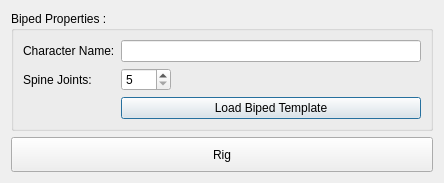
<?xml version="1.0" encoding="UTF-8"?>
<ui version="4.0">
 <class>Dialog</class>
 <widget class="QDialog" name="Dialog">
  <property name="geometry">
   <rect>
    <x>0</x>
    <y>0</y>
    <width>444</width>
    <height>183</height>
   </rect>
  </property>
  <property name="windowTitle">
   <string>Autorig Tool Solution</string>
  </property>
  <layout class="QVBoxLayout" name="verticalLayout_2">
   <item>
    <widget class="QGroupBox" name="gridGroupBox">
     <property name="maximumSize">
      <size>
       <width>16777215</width>
       <height>125</height>
      </size>
     </property>
     <property name="title">
      <string>Biped Properties :</string>
     </property>
     <property name="flat">
      <bool>false</bool>
     </property>
     <property name="checkable">
      <bool>false</bool>
     </property>
     <layout class="QGridLayout" name="gridLayout">
      <item row="1" column="0">
       <widget class="QLabel" name="label_2">
        <property name="text">
         <string>Spine Joints:</string>
        </property>
       </widget>
      </item>
      <item row="0" column="2">
       <widget class="QLineEdit" name="lineEditCharName">
        <property name="maximumSize">
         <size>
          <width>300</width>
          <height>16777215</height>
         </size>
        </property>
       </widget>
      </item>
      <item row="1" column="2">
       <widget class="QSpinBox" name="sbNumSpineJoints">
        <property name="maximumSize">
         <size>
          <width>50</width>
          <height>16777215</height>
         </size>
        </property>
        <property name="minimum">
         <number>5</number>
        </property>
        <property name="maximum">
         <number>20</number>
        </property>
       </widget>
      </item>
      <item row="0" column="0">
       <widget class="QLabel" name="label">
        <property name="text">
         <string>Character Name:</string>
        </property>
       </widget>
      </item>
      <item row="2" column="2">
       <widget class="QPushButton" name="btnLoadBip">
        <property name="maximumSize">
         <size>
          <width>300</width>
          <height>16777215</height>
         </size>
        </property>
        <property name="text">
         <string>Load Biped Template</string>
        </property>
       </widget>
      </item>
     </layout>
    </widget>
   </item>
   <item>
    <widget class="QPushButton" name="btnRig">
     <property name="maximumSize">
      <size>
       <width>16777215</width>
       <height>100</height>
      </size>
     </property>
     <property name="font">
      <font>
       <weight>50</weight>
       <bold>false</bold>
      </font>
     </property>
     <property name="autoFillBackground">
      <bool>false</bool>
     </property>
     <property name="text">
      <string>Rig</string>
     </property>
    </widget>
   </item>
  </layout>
 </widget>
 <tabstops>
  <tabstop>sbNumSpineJoints</tabstop>
  <tabstop>btnLoadBip</tabstop>
  <tabstop>btnRig</tabstop>
  <tabstop>lineEditCharName</tabstop>
 </tabstops>
 <resources/>
 <connections>
  <connection>
   <sender>btnLoadBip</sender>
   <signal>clicked()</signal>
   <receiver>Dialog</receiver>
   <slot>loadBipedSlot()</slot>
   <hints>
    <hint type="sourcelabel">
     <x>169</x>
     <y>117</y>
    </hint>
    <hint type="destinationlabel">
     <x>498</x>
     <y>168</y>
    </hint>
   </hints>
  </connection>
  <connection>
   <sender>btnRig</sender>
   <signal>clicked()</signal>
   <receiver>Dialog</receiver>
   <slot>rigSlot()</slot>
   <hints>
    <hint type="sourcelabel">
     <x>298</x>
     <y>195</y>
    </hint>
    <hint type="destinationlabel">
     <x>5</x>
     <y>127</y>
    </hint>
   </hints>
  </connection>
 </connections>
 <slots>
  <slot>loadBipedSlot()</slot>
  <slot>rigSlot()</slot>
 </slots>
</ui>
